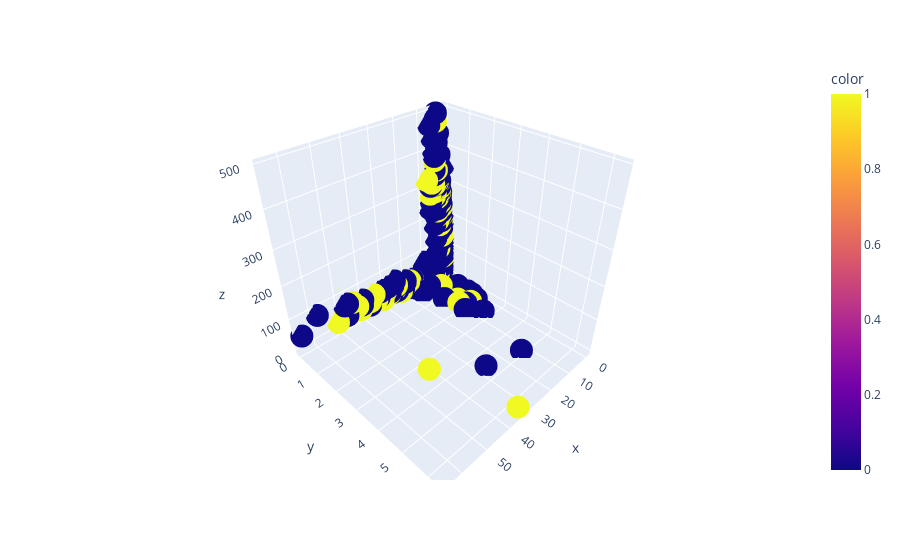

Notebook code cell kept with this figure:
### Code cell
# 3D Visualization of the test data
embeddings_test = encoder.predict(auto_test_preprocessed)

embeddings_test = pd.DataFrame(embeddings_test, columns=['x', 'y', 'z'])
fig = px.scatter_3d(embeddings_test, x='x', y='y', z='z', color=auto_test['DEFAULT'])
fig.show()

### Figure 1 — Plotly figure (JSON) as saved in the notebook; plotly's stock layout.template omitted (floating-point values rounded to 4 significant figures; data arrays with more than 128 entries replaced by an {"elided": "..."} marker saying what was removed)
{"data": [{"hovertemplate": "x=%{x}<br>y=%{y}<br>z=%{z}<br>color=%{marker.color}<extra></extra>", "legendgroup": "", "marker": {"color": {"elided": "250 int values"}, "coloraxis": "coloraxis", "symbol": "circle"}, "mode": "markers", "name": "", "scene": "scene", "showlegend": false, "type": "scatter3d", "x": {"elided": "250 float values"}, "y": {"elided": "250 float values"}, "z": {"elided": "250 float values"}}], "layout": {"coloraxis": {"colorbar": {"title": {"text": "color"}}, "colorscale": [[0, "#0d0887"], [0.1111, "#46039f"], [0.2222, "#7201a8"], [0.3333, "#9c179e"], [0.4444, "#bd3786"], [0.5556, "#d8576b"], [0.6667, "#ed7953"], [0.7778, "#fb9f3a"], [0.8889, "#fdca26"], [1, "#f0f921"]]}, "legend": {"tracegroupgap": 0}, "margin": {"t": 60}, "scene": {"domain": {"x": [0, 1], "y": [0, 1]}, "xaxis": {"title": {"text": "x"}}, "yaxis": {"title": {"text": "y"}}, "zaxis": {"title": {"text": "z"}}}}}
